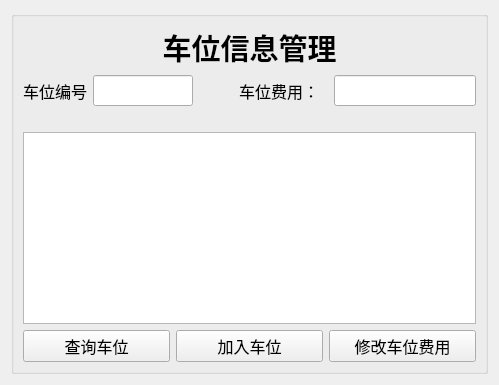
     <widget class="QWidget" name="tab_3">
      <attribute name="title">
       <string>车位管理</string>
      </attribute>
      <layout class="QGridLayout" name="gridLayout_6">
       <item row="0" column="0">
        <widget class="QGroupBox" name="groupBox_2">
         <property name="title">
          <string/>
         </property>
         <layout class="QGridLayout" name="gridLayout_5">
          <item row="0" column="0">
           <widget class="QLabel" name="label_16">
            <property name="font">
             <font>
              <pointsize>22</pointsize>
              <weight>75</weight>
              <bold>true</bold>
             </font>
            </property>
            <property name="text">
             <string>&lt;html&gt;&lt;head/&gt;&lt;body&gt;&lt;p align=&quot;center&quot;&gt;车位信息管理&lt;/p&gt;&lt;/body&gt;&lt;/html&gt;</string>
            </property>
           </widget>
          </item>
          <item row="1" column="0">
           <layout class="QVBoxLayout" name="verticalLayout_8">
            <item>
             <layout class="QHBoxLayout" name="horizontalLayout_22">
              <item>
               <widget class="QLabel" name="label_17">
                <property name="font">
                 <font>
                  <family>Agency FB</family>
                  <pointsize>12</pointsize>
                 </font>
                </property>
                <property name="text">
                 <string>车位编号</string>
                </property>
               </widget>
              </item>
              <item>
               <widget class="QLineEdit" name="parkingIdEdit">
                <property name="maximumSize">
                 <size>
                  <width>100</width>
                  <height>16777215</height>
                 </size>
                </property>
                <property name="font">
                 <font>
                  <family>Agency FB</family>
                  <pointsize>12</pointsize>
                 </font>
                </property>
               </widget>
              </item>
              <item>
               <spacer name="horizontalSpacer_7">
                <property name="orientation">
                 <enum>Qt::Horizontal</enum>
                </property>
                <property name="sizeHint" stdset="0">
                 <size>
                  <width>40</width>
                  <height>20</height>
                 </size>
                </property>
               </spacer>
              </item>
              <item>
               <layout class="QHBoxLayout" name="horizontalLayout_41">
                <item>
                 <widget class="QLabel" name="label_21">
                  <property name="font">
                   <font>
                    <family>Agency FB</family>
                    <pointsize>12</pointsize>
                   </font>
                  </property>
                  <property name="text">
                   <string>车位费用：  </string>
                  </property>
                 </widget>
                </item>
                <item>
                 <widget class="QLineEdit" name="parkingPriceEdit">
                  <property name="font">
                   <font>
                    <family>Agency FB</family>
                    <pointsize>12</pointsize>
                   </font>
                  </property>
                 </widget>
                </item>
               </layout>
              </item>
             </layout>
            </item>
            <item>
             <layout class="QHBoxLayout" name="horizontalLayout_23">
              <item>
               <spacer name="horizontalSpacer_8">
                <property name="orientation">
                 <enum>Qt::Horizontal</enum>
                </property>
                <property name="sizeHint" stdset="0">
                 <size>
                  <width>40</width>
                  <height>20</height>
                 </size>
                </property>
               </spacer>
              </item>
             </layout>
            </item>
            <item>
             <widget class="QTableView" name="parkingTableView"/>
            </item>
           </layout>
          </item>
          <item row="2" column="0">
           <layout class="QHBoxLayout" name="horizontalLayout_24">
            <item>
             <widget class="QPushButton" name="queryParkingButton">
              <property name="font">
               <font>
                <family>Agency FB</family>
                <pointsize>12</pointsize>
               </font>
              </property>
              <property name="text">
               <string>查询车位</string>
              </property>
             </widget>
            </item>
            <item>
             <widget class="QPushButton" name="addParkingButton">
              <property name="font">
               <font>
                <family>Agency FB</family>
                <pointsize>12</pointsize>
               </font>
              </property>
              <property name="text">
               <string>加入车位</string>
              </property>
             </widget>
            </item>
            <item>
             <widget class="QPushButton" name="modifyParkingButton">
              <property name="font">
               <font>
                <family>Agency FB</family>
                <pointsize>12</pointsize>
               </font>
              </property>
              <property name="text">
               <string>修改车位费用</string>
              </property>
             </widget>
            </item>
           </layout>
          </item>
         </layout>
        </widget>
       </item>
      </layout>
     </widget>
